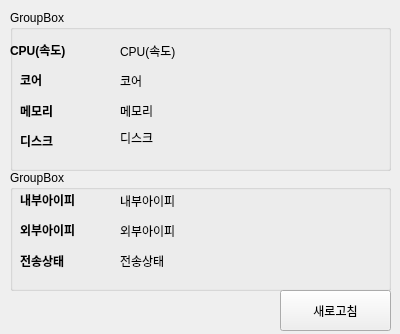
<?xml version="1.0" encoding="UTF-8"?>
<ui version="4.0">
 <class>Form</class>
 <widget class="QWidget" name="Form">
  <property name="geometry">
   <rect>
    <x>0</x>
    <y>0</y>
    <width>400</width>
    <height>334</height>
   </rect>
  </property>
  <property name="minimumSize">
   <size>
    <width>400</width>
    <height>0</height>
   </size>
  </property>
  <property name="maximumSize">
   <size>
    <width>400</width>
    <height>16777215</height>
   </size>
  </property>
  <property name="windowTitle">
   <string>내 컴퓨터 정보</string>
  </property>
  <widget class="QGroupBox" name="groupBox">
   <property name="geometry">
    <rect>
     <x>10</x>
     <y>10</y>
     <width>381</width>
     <height>161</height>
    </rect>
   </property>
   <property name="title">
    <string>GroupBox</string>
   </property>
   <widget class="QLabel" name="label_22">
    <property name="geometry">
     <rect>
      <x>10</x>
      <y>90</y>
      <width>101</width>
      <height>21</height>
     </rect>
    </property>
    <property name="styleSheet">
     <string notr="true">font-weight: bold;</string>
    </property>
    <property name="text">
     <string>메모리</string>
    </property>
   </widget>
   <widget class="QLabel" name="label_15">
    <property name="geometry">
     <rect>
      <x>10</x>
      <y>60</y>
      <width>101</width>
      <height>20</height>
     </rect>
    </property>
    <property name="styleSheet">
     <string notr="true">font-weight: bold;</string>
    </property>
    <property name="text">
     <string>코어</string>
    </property>
   </widget>
   <widget class="QLabel" name="label_20">
    <property name="geometry">
     <rect>
      <x>10</x>
      <y>120</y>
      <width>101</width>
      <height>21</height>
     </rect>
    </property>
    <property name="styleSheet">
     <string notr="true">font-weight: bold;</string>
    </property>
    <property name="text">
     <string>디스크</string>
    </property>
   </widget>
   <widget class="QLabel" name="lblCPU">
    <property name="geometry">
     <rect>
      <x>110</x>
      <y>30</y>
      <width>221</width>
      <height>21</height>
     </rect>
    </property>
    <property name="text">
     <string>CPU(속도)</string>
    </property>
   </widget>
   <widget class="QLabel" name="lblCore">
    <property name="geometry">
     <rect>
      <x>110</x>
      <y>60</y>
      <width>241</width>
      <height>21</height>
     </rect>
    </property>
    <property name="text">
     <string>코어</string>
    </property>
   </widget>
   <widget class="QLabel" name="label_21">
    <property name="geometry">
     <rect>
      <x>0</x>
      <y>30</y>
      <width>101</width>
      <height>20</height>
     </rect>
    </property>
    <property name="styleSheet">
     <string notr="true">font-weight: bold;</string>
    </property>
    <property name="text">
     <string>CPU(속도)</string>
    </property>
   </widget>
   <widget class="QLabel" name="lblDisk">
    <property name="geometry">
     <rect>
      <x>110</x>
      <y>120</y>
      <width>81</width>
      <height>16</height>
     </rect>
    </property>
    <property name="text">
     <string>디스크</string>
    </property>
   </widget>
   <widget class="QLabel" name="lblMemory">
    <property name="geometry">
     <rect>
      <x>110</x>
      <y>90</y>
      <width>271</width>
      <height>21</height>
     </rect>
    </property>
    <property name="text">
     <string>메모리</string>
    </property>
   </widget>
  </widget>
  <widget class="QGroupBox" name="groupBox_2">
   <property name="geometry">
    <rect>
     <x>10</x>
     <y>170</y>
     <width>381</width>
     <height>121</height>
    </rect>
   </property>
   <property name="title">
    <string>GroupBox</string>
   </property>
   <widget class="QLabel" name="label_23">
    <property name="geometry">
     <rect>
      <x>10</x>
      <y>80</y>
      <width>101</width>
      <height>21</height>
     </rect>
    </property>
    <property name="styleSheet">
     <string notr="true">font-weight: bold;</string>
    </property>
    <property name="text">
     <string>전송상태</string>
    </property>
   </widget>
   <widget class="QLabel" name="label_24">
    <property name="geometry">
     <rect>
      <x>10</x>
      <y>50</y>
      <width>101</width>
      <height>20</height>
     </rect>
    </property>
    <property name="styleSheet">
     <string notr="true">font-weight: bold;
</string>
    </property>
    <property name="text">
     <string>외부아이피</string>
    </property>
   </widget>
   <widget class="QLabel" name="lblInnerNet">
    <property name="geometry">
     <rect>
      <x>110</x>
      <y>20</y>
      <width>101</width>
      <height>21</height>
     </rect>
    </property>
    <property name="text">
     <string>내부아이피</string>
    </property>
   </widget>
   <widget class="QLabel" name="lblExtraNet">
    <property name="geometry">
     <rect>
      <x>110</x>
      <y>50</y>
      <width>101</width>
      <height>21</height>
     </rect>
    </property>
    <property name="text">
     <string>외부아이피</string>
    </property>
   </widget>
   <widget class="QLabel" name="label_28">
    <property name="geometry">
     <rect>
      <x>10</x>
      <y>20</y>
      <width>101</width>
      <height>20</height>
     </rect>
    </property>
    <property name="styleSheet">
     <string notr="true">font-weight: bold;</string>
    </property>
    <property name="text">
     <string>내부아이피</string>
    </property>
   </widget>
   <widget class="QLabel" name="lblNetStat">
    <property name="geometry">
     <rect>
      <x>110</x>
      <y>80</y>
      <width>251</width>
      <height>21</height>
     </rect>
    </property>
    <property name="text">
     <string>전송상태</string>
    </property>
   </widget>
  </widget>
  <widget class="QPushButton" name="btnRefresh">
   <property name="geometry">
    <rect>
     <x>280</x>
     <y>290</y>
     <width>111</width>
     <height>41</height>
    </rect>
   </property>
   <property name="text">
    <string>새로고침</string>
   </property>
  </widget>
 </widget>
 <resources/>
 <connections/>
</ui>
